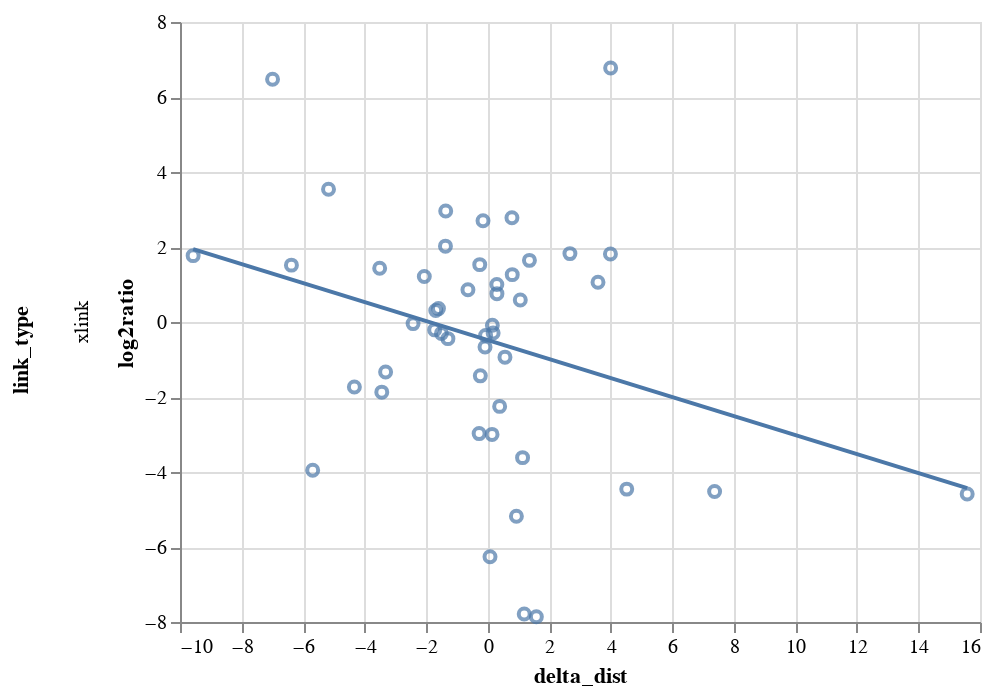

The notebook cell this image was saved under:
### Code cell
c = alt.Chart(dfdd).mark_point().encode(
    x='delta_dist',
    y=alt.Y('log2ratio'),
)
c = c + c.transform_regression('delta_dist', 'log2ratio').mark_line()
c.facet(
    row='link_type'
).resolve_scale(x='independent', y='independent')

### Figure 1 — Vega-Lite specification as saved in the notebook (floating-point values rounded to 4 significant figures)
{"config": {"view": {"continuousWidth": 400, "continuousHeight": 300}}, "data": {"name": "data-a7bd94ff61e49cc5db342901f4c2e94a"}, "facet": {"row": {"type": "nominal", "field": "link_type"}}, "spec": {"layer": [{"mark": "point", "encoding": {"x": {"type": "quantitative", "field": "delta_dist"}, "y": {"type": "quantitative", "field": "log2ratio"}}}, {"mark": "line", "encoding": {"x": {"type": "quantitative", "field": "delta_dist"}, "y": {"type": "quantitative", "field": "log2ratio"}}, "transform": [{"on": "delta_dist", "regression": "log2ratio"}]}]}, "resolve": {"scale": {"x": "independent", "y": "independent"}}, "$schema": "https://vega.github.io/schema/vega-lite/v4.8.1.json", "datasets": {"data-a7bd94ff61e49cc5db342901f4c2e94a": [{"uID": "sp|P01024|CO3_HUMAN:1041:x:sp|P01024|CO3_HUMAN:1051", "delta_dist": 3.585, "log2ratio": 1.058, "link_type": "xlink"}, {"uID": "sp|P01024|CO3_HUMAN:1113:x:sp|P01024|CO3_HUMAN:1139", "delta_dist": 0.7881, "log2ratio": 2.779, "link_type": "xlink"}, {"uID": "sp|P01024|CO3_HUMAN:1113:x:sp|P01024|CO3_HUMAN:1171", "delta_dist": -1.722, "log2ratio": -0.2101, "link_type": "xlink"}, {"uID": "sp|P01024|CO3_HUMAN:1203:x:sp|P01024|CO3_HUMAN:1215", "delta_dist": -0.08677, "log2ratio": -0.6675, "link_type": "xlink"}, {"uID": "sp|P01024|CO3_HUMAN:1203:x:sp|P01024|CO3_HUMAN:1244", "delta_dist": 0.07513, "log2ratio": -6.258, "link_type": "xlink"}, {"uID": "sp|P01024|CO3_HUMAN:1306:x:sp|P01024|CO3_HUMAN:1325", "delta_dist": -1.364, "log2ratio": 2.96, "link_type": "xlink"}, {"uID": "sp|P01024|CO3_HUMAN:1364:x:sp|P01024|CO3_HUMAN:1497", "delta_dist": 1.357, "log2ratio": 1.643, "link_type": "xlink"}, {"uID": "sp|P01024|CO3_HUMAN:1364:x:sp|P01024|CO3_HUMAN:1501", "delta_dist": -9.573, "log2ratio": 1.77, "link_type": "xlink"}, {"uID": "sp|P01024|CO3_HUMAN:1368:x:sp|P01024|CO3_HUMAN:1381", "delta_dist": 0.3004, "log2ratio": 0.7558, "link_type": "xlink"}, {"uID": "sp|P01024|CO3_HUMAN:1368:x:sp|P01024|CO3_HUMAN:1497", "delta_dist": 0.9332, "log2ratio": -5.178, "link_type": "xlink"}, {"uID": "sp|P01024|CO3_HUMAN:1368:x:sp|P01024|CO3_HUMAN:1501", "delta_dist": 7.374, "log2ratio": -4.519, "link_type": "xlink"}, {"uID": "sp|P01024|CO3_HUMAN:1497:x:sp|P01024|CO3_HUMAN:1504", "delta_dist": -6.379, "log2ratio": 1.517, "link_type": "xlink"}, {"uID": "sp|P01024|CO3_HUMAN:1497:x:sp|P01024|CO3_HUMAN:1589", "delta_dist": -6.992, "log2ratio": 6.476, "link_type": "xlink"}, {"uID": "sp|P01024|CO3_HUMAN:1497:x:sp|P01024|CO3_HUMAN:1595", "delta_dist": 4.519, "log2ratio": -4.457, "link_type": "xlink"}, {"uID": "sp|P01024|CO3_HUMAN:1501:x:sp|P01024|CO3_HUMAN:1589", "delta_dist": 3.996, "log2ratio": 6.774, "link_type": "xlink"}, {"uID": "sp|P01024|CO3_HUMAN:1501:x:sp|P01024|CO3_HUMAN:1595", "delta_dist": 15.58, "log2ratio": -4.587, "link_type": "xlink"}, {"uID": "sp|P01024|CO3_HUMAN:1522:x:sp|P01024|CO3_HUMAN:1535", "delta_dist": 3.989, "log2ratio": 1.812, "link_type": "xlink"}, {"uID": "sp|P01024|CO3_HUMAN:1522:x:sp|P01024|CO3_HUMAN:1589", "delta_dist": -5.173, "log2ratio": 3.54, "link_type": "xlink"}, {"uID": "sp|P01024|CO3_HUMAN:1522:x:sp|P01024|CO3_HUMAN:1595", "delta_dist": -0.1518, "log2ratio": 2.702, "link_type": "xlink"}, {"uID": "sp|P01024|CO3_HUMAN:1526:x:sp|P01024|CO3_HUMAN:1535", "delta_dist": -0.6419, "log2ratio": 0.8588, "link_type": "xlink"}, {"uID": "sp|P01024|CO3_HUMAN:1526:x:sp|P01024|CO3_HUMAN:1546", "delta_dist": 0.1417, "log2ratio": -2.998, "link_type": "xlink"}, {"uID": "sp|P01024|CO3_HUMAN:1526:x:sp|P01024|CO3_HUMAN:1589", "delta_dist": -5.687, "log2ratio": -3.952, "link_type": "xlink"}, {"uID": "sp|P01024|CO3_HUMAN:1526:x:sp|P01024|CO3_HUMAN:1595", "delta_dist": -3.511, "log2ratio": 1.434, "link_type": "xlink"}, {"uID": "sp|P01024|CO3_HUMAN:1546:x:sp|P01024|CO3_HUMAN:1595", "delta_dist": -1.6, "log2ratio": 0.3576, "link_type": "xlink"}, {"uID": "sp|P01024|CO3_HUMAN:1546:x:sp|P01024|CO3_HUMAN:1599", "delta_dist": -1.689, "log2ratio": 0.3083, "link_type": "xlink"}, {"uID": "sp|P01024|CO3_HUMAN:1551:x:sp|P01024|CO3_HUMAN:1595", "delta_dist": -2.06, "log2ratio": 1.213, "link_type": "xlink"}, {"uID": "sp|P01024|CO3_HUMAN:1551:x:sp|P01024|CO3_HUMAN:1599", "delta_dist": 1.059, "log2ratio": 0.5872, "link_type": "xlink"}, {"uID": "sp|P01024|CO3_HUMAN:155:x:sp|P01024|CO3_HUMAN:502", "delta_dist": 0.1511, "log2ratio": -0.08549, "link_type": "xlink"}, {"uID": "sp|P01024|CO3_HUMAN:155:x:sp|P01024|CO3_HUMAN:812", "delta_dist": -2.425, "log2ratio": -0.04325, "link_type": "xlink"}, {"uID": "sp|P01024|CO3_HUMAN:155:x:sp|P01024|CO3_HUMAN:813", "delta_dist": 0.1764, "log2ratio": -0.2941, "link_type": "xlink"}, {"uID": "sp|P01024|CO3_HUMAN:1589:x:sp|P01024|CO3_HUMAN:1595", "delta_dist": -0.239, "log2ratio": -1.436, "link_type": "xlink"}, {"uID": "sp|P01024|CO3_HUMAN:249:x:sp|P01024|CO3_HUMAN:289", "delta_dist": -1.372, "log2ratio": 2.022, "link_type": "xlink"}, {"uID": "sp|P01024|CO3_HUMAN:249:x:sp|P01024|CO3_HUMAN:305", "delta_dist": 0.2969, "log2ratio": 0.9989, "link_type": "xlink"}, {"uID": "sp|P01024|CO3_HUMAN:249:x:sp|P01024|CO3_HUMAN:428", "delta_dist": -3.318, "log2ratio": -1.332, "link_type": "xlink"}, {"uID": "sp|P01024|CO3_HUMAN:263:x:sp|P01024|CO3_HUMAN:891", "delta_dist": 2.673, "log2ratio": 1.823, "link_type": "xlink"}, {"uID": "sp|P01024|CO3_HUMAN:264:x:sp|P01024|CO3_HUMAN:891", "delta_dist": 1.133, "log2ratio": -3.617, "link_type": "xlink"}, {"uID": "sp|P01024|CO3_HUMAN:289:x:sp|P01024|CO3_HUMAN:305", "delta_dist": -0.06879, "log2ratio": -0.3593, "link_type": "xlink"}, {"uID": "sp|P01024|CO3_HUMAN:359:x:sp|P01024|CO3_HUMAN:556", "delta_dist": 0.798, "log2ratio": 1.263, "link_type": "xlink"}, {"uID": "sp|P01024|CO3_HUMAN:418:x:sp|P01024|CO3_HUMAN:633", "delta_dist": -1.504, "log2ratio": -0.3042, "link_type": "xlink"}, {"uID": "sp|P01024|CO3_HUMAN:427:x:sp|P01024|CO3_HUMAN:502", "delta_dist": 1.582, "log2ratio": -7.862, "link_type": "xlink"}, {"uID": "sp|P01024|CO3_HUMAN:428:x:sp|P01024|CO3_HUMAN:502", "delta_dist": 1.187, "log2ratio": -7.785, "link_type": "xlink"}, {"uID": "sp|P01024|CO3_HUMAN:486:x:sp|P01024|CO3_HUMAN:497", "delta_dist": -0.2781, "log2ratio": -2.976, "link_type": "xlink"}, {"uID": "sp|P01024|CO3_HUMAN:486:x:sp|P01024|CO3_HUMAN:502", "delta_dist": -1.293, "log2ratio": -0.4434, "link_type": "xlink"}, {"uID": "sp|P01024|CO3_HUMAN:497:x:sp|P01024|CO3_HUMAN:502", "delta_dist": 0.3886, "log2ratio": -2.25, "link_type": "xlink"}, {"uID": "sp|P01024|CO3_HUMAN:566:x:sp|P01024|CO3_HUMAN:584", "delta_dist": -0.2583, "log2ratio": 1.53, "link_type": "xlink"}, {"uID": "sp|P01024|CO3_HUMAN:600:x:sp|P01024|CO3_HUMAN:608", "delta_dist": -4.333, "log2ratio": -1.732, "link_type": "xlink"}, {"uID": "sp|P01024|CO3_HUMAN:600:x:sp|P01024|CO3_HUMAN:610", "delta_dist": -3.442, "log2ratio": -1.871, "link_type": "xlink"}, {"uID": "sp|P01024|CO3_HUMAN:607:x:sp|P01024|CO3_HUMAN:610", "delta_dist": 0.5611, "log2ratio": -0.9376, "link_type": "xlink"}]}}
